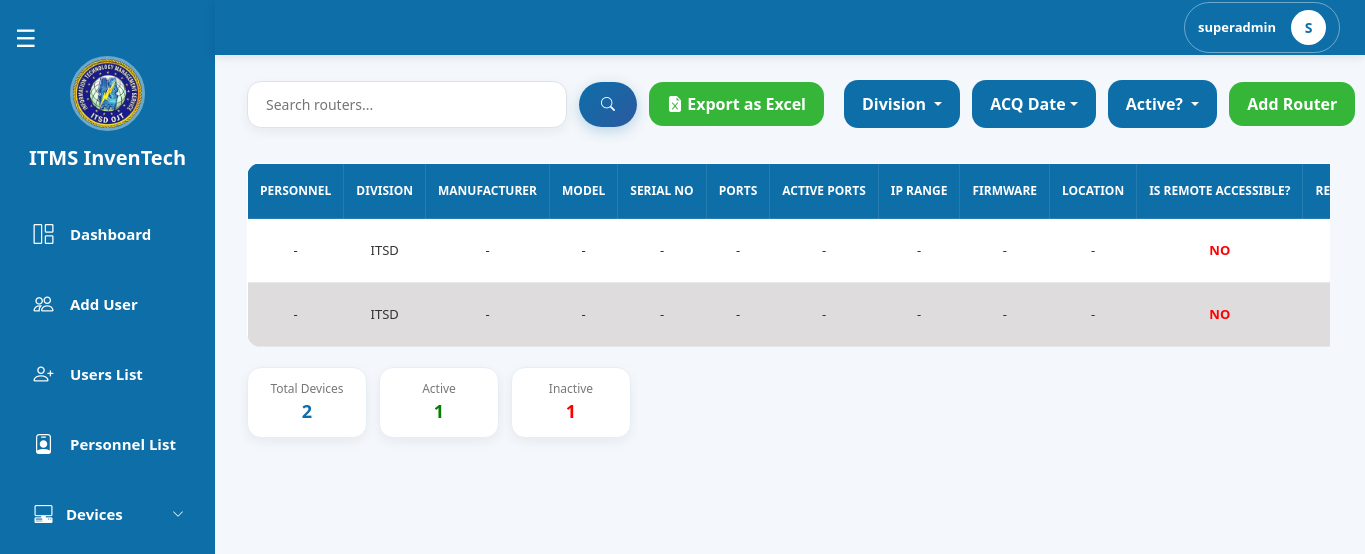
/pages/superadmin/device_routers.php (signed in), run on an earlier commit of the app's database.
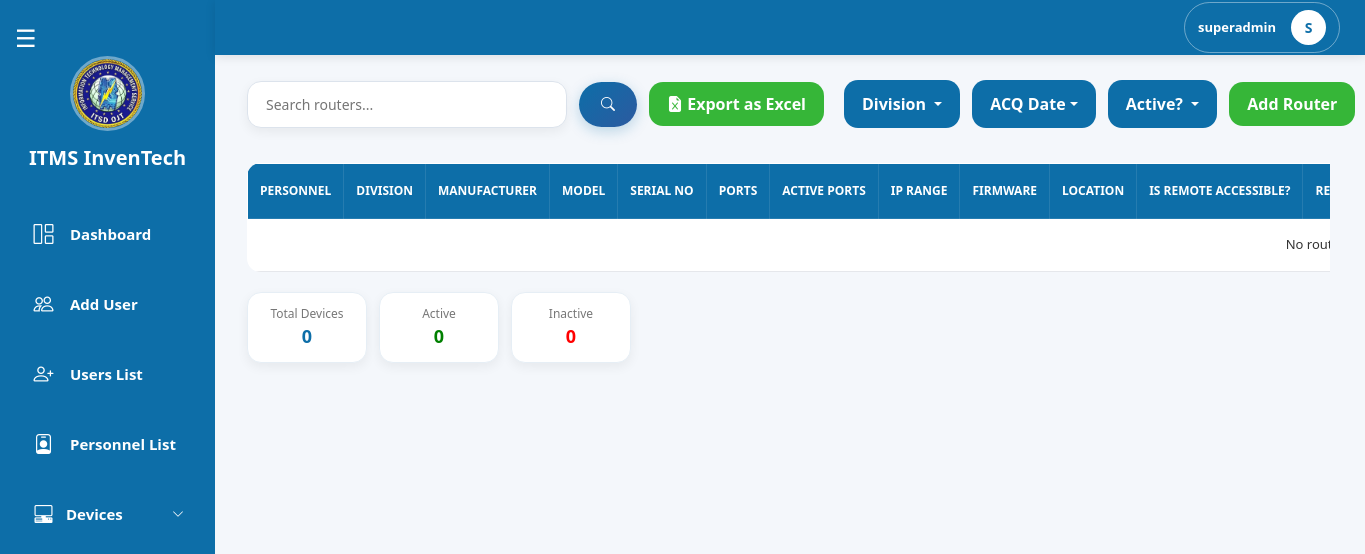
And on a later commit of the database.
### tables this page shows
CREATE TABLE `routers` (
  `id` int(11) NOT NULL,
  `personnel_id` int(11) NOT NULL,
  `device_id` int(11) NOT NULL,
  `manufacturer` varchar(255) DEFAULT NULL,
  `model` varchar(255) DEFAULT NULL,
  `serial_no` varchar(255) DEFAULT NULL,
  `no_of_ports` int(11) DEFAULT NULL,
  `no_of_active_ports` int(11) DEFAULT NULL,
  `active_port_ip_address_range` varchar(255) DEFAULT NULL,
  `firmware_version` varchar(255) DEFAULT NULL,
  `location` varchar(255) DEFAULT NULL,
  `is_active` tinyint(1) NOT NULL,
  `is_remotely_accessible` tinyint(1) DEFAULT NULL,
  `remote_connection_details` text DEFAULT NULL,
  `remarks` text DEFAULT NULL,
  `pnp_focal_person` varchar(255) DEFAULT NULL,
  `contact_details` int(11) DEFAULT NULL,
  `acquisition_date` date DEFAULT NULL,
  `acquisition_type` varchar(255) DEFAULT NULL,
  `previous_owners_id` longtext DEFAULT NULL CHECK (json_valid(`previous_owners_id`)),
  `created_date` date DEFAULT current_timestamp(),
  `last_update_at` date DEFAULT NULL,
  `division_id` int(11) NOT NULL
);

CREATE TABLE `divisions` (
  `id` int(11) NOT NULL,
  `division` varchar(100) NOT NULL
);

### pages/superadmin/device_routers.php (the view, shortened to what the changed rows need)
<?php
include "../../config/db.php";
$limit  = 10;
$page   = max(1, (int)($_GET['page'] ?? 1));
$offset = ($page - 1) * $limit;
$where  = [];
$params = [];
$types  = '';
$whereSQL = !empty($where) ? "WHERE " . implode(" AND ", $where) : "";
$baseJoin = "
    FROM routers r
    LEFT JOIN personnels per ON r.personnel_id = per.id
    LEFT JOIN ranks rk       ON per.rank_id = rk.id
    LEFT JOIN divisions d    ON r.division_id = d.id
";
$stmtTotal = $conn->prepare("SELECT COUNT(*) AS total $baseJoin $whereSQL");
$stmtTotal->execute();
$totalRouters = $stmtTotal->get_result()->fetch_assoc()['total'] ?? 0;
$activeWhere   = $where;
$activeWhere[] = "r.is_active = 1";
$activeSQL     = "WHERE " . implode(" AND ", $activeWhere);
$inactiveWhere   = $where;
$inactiveWhere[] = "r.is_active = 0";
$inactiveSQL     = "WHERE " . implode(" AND ", $inactiveWhere);
$sa = $conn->prepare("SELECT COUNT(*) AS total $baseJoin $activeSQL");
$sa->execute();
$activeRouters = $sa->get_result()->fetch_assoc()['total'] ?? 0;
$si = $conn->prepare("SELECT COUNT(*) AS total $baseJoin $inactiveSQL");
$si->execute();
$inactiveRouters = $si->get_result()->fetch_assoc()['total'] ?? 0;
$stmt = $conn->prepare("
    SELECT r.*,
        CONCAT(COALESCE(rk.rank, ''), ' ', per.first_name, ' ', per.middle_name, ' ', per.last_name) AS fullname,
        d.division AS division_name
    $baseJoin
    $whereSQL
    ORDER BY r.id DESC
    LIMIT ?, ?
");
$fp = $params;
$ft = $types . 'ii';
$fp[] = $offset;
$fp[] = $limit;
$stmt->bind_param($ft, ...$fp);
$stmt->execute();
$result = $stmt->get_result();
?>
<!DOCTYPE html>
<html lang="en">
<head>
    <link href="https://cdn.jsdelivr.net/npm/bootstrap@5.3.3/dist/css/bootstrap.min.css" rel="stylesheet">
    <link rel="stylesheet" href="../superadmin/css/devices.css">
    <link rel="stylesheet" href="css/superadmin_navbar.css">
    <link rel="stylesheet" href="./css/superadmin_sidebar.css">
</head>
<body>
    <?php include 'superadmin_sidebar.php'; ?>
    <div class="contenttable">
        <div class="table-container">
            <table class="users-table">
                <thead>
                    <tr>
                        <th>PERSONNEL</th>
                        <th>DIVISION</th>
                        <th>MANUFACTURER</th>
                        <th>MODEL</th>
                        <th>SERIAL NO</th>
                        <th>PORTS</th>
                        <th>ACTIVE PORTS</th>
                        <th>IP RANGE</th>
                        <th>FIRMWARE</th>
                        <th>LOCATION</th>
                        <th>IS REMOTE ACCESSIBLE?</th>
                        <th>REMOTE DETAILS</th>
                    </tr>
                </thead>
                <tbody>
                    <?php if ($result->num_rows > 0): ?>
                        <?php while ($row = $result->fetch_assoc()): ?>
                            <tr class="clickable-row" data-active="<?= $row['is_active'] ? '1' : '0' ?>"
                                data-bs-toggle="modal" data-bs-target="#viewRouterModal<?= $row['id'] ?>">
                                <td><?= htmlspecialchars($row['fullname'] ?? '-') ?: '-'  ?></td>
                                <td><?= htmlspecialchars($row['division_name'] ?? 'N/A') ?></td>
                                <td><?= htmlspecialchars($row['manufacturer'] ?? '') ?: '-' ?></td>
                                <td><?= htmlspecialchars($row['model'] ?? '') ?: '-' ?></td>
                                <td><?= htmlspecialchars($row['serial_no'] ?? '') ?: '-' ?></td>
                                <td><?= htmlspecialchars($row['no_of_ports'] ?? '') ?: '-' ?></td>
                                <td><?= htmlspecialchars($row['no_of_active_ports'] ?? '') ?: '-' ?></td>
                                <td><?= htmlspecialchars($row['active_port_ip_address_range'] ?? '') ?: '-' ?></td>
                                <td><?= htmlspecialchars($row['firmware_version'] ?? '') ?: '-' ?></td>
                                <td><?= htmlspecialchars($row['location'] ?? '') ?: '-' ?></td>
                                <td><?= $row['is_remotely_accessible'] ? '<span style="color:green;font-weight:bold;">YES</span>' : '<span style="color:red;font-weight:bold;">NO</span>' ?></td>
                                <td><?= htmlspecialchars($row['remote_connection_details'] ?? '') ?: '-' ?></td>
                            </tr>
                        <?php endwhile; ?>
                    <?php else: ?>
                        <tr>
                            <td colspan="21" class="text-center">No routers found.</td>
                        </tr>
                    <?php endif; ?>
                </tbody>
            </table>
        </div>
        <div class="table-footer">
            <div class="user-stats">
                <div class="stat-box total"><span class="label">Total Devices</span><span class="value"><?= $totalRouters ?></span></div>
                <div class="stat-box active"><span class="label">Active</span><span class="value"><?= $activeRouters ?></span></div>
                <div class="stat-box inactive"><span class="label">Inactive</span><span class="value"><?= $inactiveRouters ?></span></div>
            </div>
        </div>
    </div>
</body>
</html>

What changed in the data, as far as the page shows it:
removed routers: fullname "-", division.division "ITSD", manufacturer "-", model "-", serial_no "-", no_of_ports "-", no_of_active_ports "-", active_port_ip_address_range "-", firmware_version "-", location "-", is_remotely_accessible "NO", is_active 1 (drawn)
removed routers: fullname "-", division.division "ITSD", manufacturer "-", model "-", serial_no "-", no_of_ports "-", no_of_active_ports "-", active_port_ip_address_range "-", firmware_version "-", location "-", is_remotely_accessible "NO", is_active 0 (drawn)
Also different on the page:
$totalRouters: "2" → "0"
$activeRouters: "1" → "0"
$inactiveRouters: "1" → "0"
text now shown: "No…"
